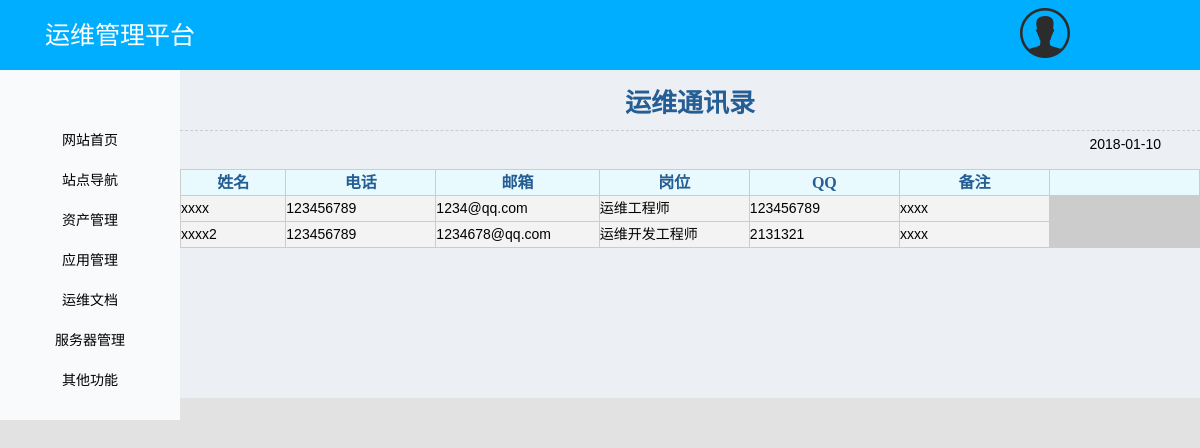
The page /samllfun/address/ on the database its author committed.
### smallfun/models.py (models this page shows)
class AddressYunwei(models.Model):
    name = models.CharField('姓名', max_length=30)
    phone = models.CharField('电话', max_length=30)
    email = models.EmailField('邮箱')
    position = models.CharField('岗位', max_length=30)
    QQ = models.CharField('QQ', max_length=30)
    note = models.CharField('备注', max_length=30)

### smallfun/views.py (the view)
def address(request):
    logger.info("获取运维通讯录")
    address_yunwei_list = AddressYunwei.objects.all()
    logger.info("返回运维通讯录结果成功")
    return render(request, 'smallfun/address.html', {"address_yunwei_list": address_yunwei_list})

### templates/smallfun/address.html
{% extends 'base.html' %}
{% block body_content %}
<table width="100%" border="0" cellspacing="0" cellpadding="0" align="center">
    <tr>
        <td align="center" class="biaoti" height="60">运维通讯录</td>
    </tr>
    <tr>
        <td align="right" height="25">2018-01-10 &nbsp;&nbsp;&nbsp;&nbsp; &nbsp;&nbsp;&nbsp;&nbsp; </td>
    </tr>
</table>
<table width="100%" border="0" cellspacing="1" cellpadding="4" bgcolor="#cccccc" class="tabtop13" align="center">
    <tr>
        <td width="3%" class="btbg font-center titfont">姓名</td>
        <td width="10%" class="btbg font-center titfont">电话</td>
        <td width="10%" class="btbg font-center titfont">邮箱</td>
        <td width="10%" class="btbg font-center titfont">岗位</td>
        <td width="10%" class="btbg font-center titfont">QQ</td>
        <td width="10%" class="btbg font-center titfont">备注</td>
        <td width="10%" class="btbg font-center titfont"></td>
    </tr>
    {% for i in address_yunwei_list %}
    <tr>
        <td width="7%"  class="btbg2">{{ i.name }}</td>
        <td width="7%"  class="btbg2">{{ i.phone }}</td>
        <td width="7%"  class="btbg2">{{ i.email }}</td>
        <td width="7%"  class="btbg2">{{ i.position }}</td>
        <td width="7%"  class="btbg2">{{ i.QQ }}</td>
        <td width="7%"  class="btbg2">{{ i.note }}</td>
    </tr>
    {% endfor %}
</table>
{% endblock body_content %}

### asset/static/asset/css/repeat.css (style rules this page uses)
body, h1, h2, h3, h4, h5, h6, p, form,div { margin:0; }
body { font-family: '微软雅黑'; }

### asset/static/asset/css/index.css (style rules this page uses)
* { margin:0;padding:0; }

### smallfun/static/smallfun/css/yunwei.css (style rules this page uses)
.tabtop13 { margin-top: 13px; }
.tabtop13 td { background-color:#ffffff; height:25px; line-height:150%; }
.font-center { text-align:center }
.btbg { background:#e9faff !important; }
.btbg2 { background:#f3f3f3 !important; }
.biaoti { font-family: 微软雅黑; font-size: 26px; font-weight: bold; border-bottom:1px dashed #CCCCCC; color: #255e95; }
.titfont { font-family: 微软雅黑; font-size: 16px; font-weight: bold; color: #255e95; background-color:#e9faff; }

### public/static/public/nav/css/nav.css (style rules this page uses)
body,html { height: 100%;background: #E2E2E2 }
body,ul { margin:0;padding:0 }
body { font:14px "微软雅黑","宋体","Arial Narrow",HELVETICA;-webkit-text-size-adjust:100%; }

### rows shown on the page
AddressYunwei: name "xxxx", phone "123456789", email "1234@qq.com", position "运维工程师", QQ "123456789", note "xxxx"
AddressYunwei: name "xxxx2", phone "123456789", email "1234678@qq.com", position "运维开发工程师", QQ "2131321", note "xxxx"
